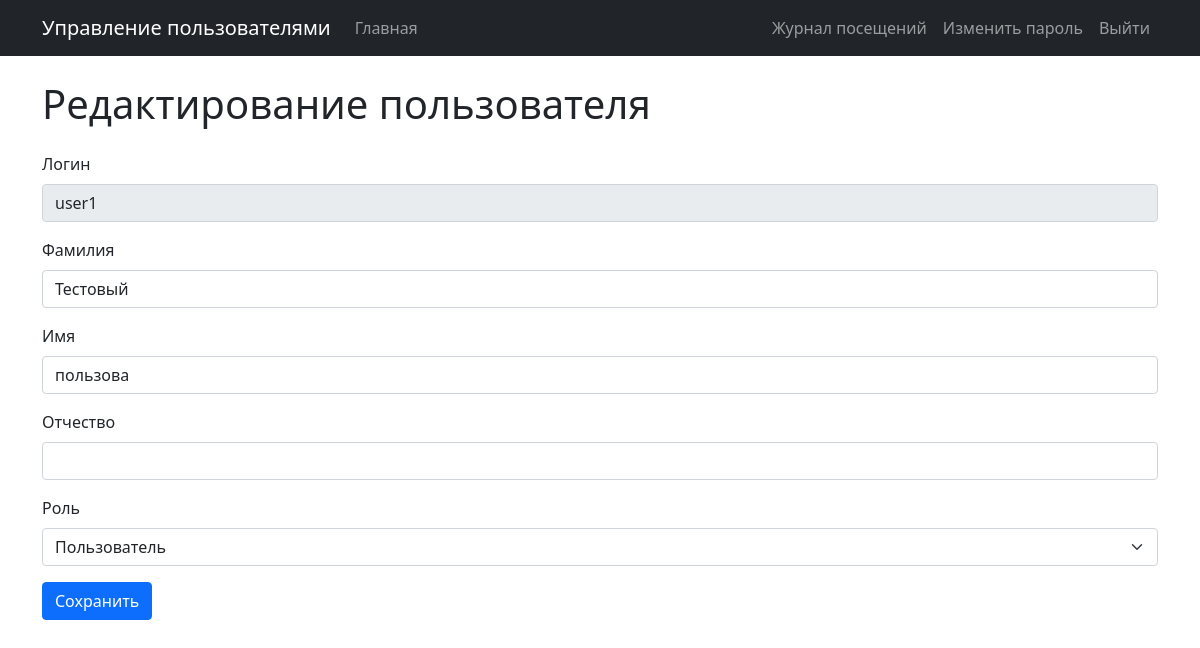
The app's page /users/5/edit (signed in) with its own data.
### tables this page shows
CREATE TABLE users (
            id INTEGER PRIMARY KEY AUTOINCREMENT,
            login TEXT NOT NULL UNIQUE,
            password_hash TEXT NOT NULL,
            last_name TEXT,
            first_name TEXT NOT NULL,
            middle_name TEXT,
            role_id INTEGER,
            created_at TIMESTAMP DEFAULT CURRENT_TIMESTAMP,
            FOREIGN KEY (role_id) REFERENCES roles(id)
        );

CREATE TABLE roles (
            id INTEGER PRIMARY KEY AUTOINCREMENT,
            name TEXT NOT NULL,
            description TEXT
        );

### lab1_template/app/app.py (the view, shortened to what this page needs)
@app.route("/users/<int:user_id>/edit", methods=["GET", "POST"])
@login_required
def edit_user(user_id):
    db = get_db()
    user = db.execute("SELECT * FROM users WHERE id = ?", (user_id,)).fetchone()
    roles = db.execute("SELECT id, name FROM roles").fetchall()
    errors = {}
    if not user:
        flash("Пользователь не найден", "danger")
        return redirect(url_for("index"))
    return render_template("edit_user.html", user=user, roles=roles, errors=errors)

### lab1_template/app/app.py (called while the page is built)
def get_db():
    conn = sqlite3.connect(app.config["DATABASE"])
    conn.row_factory = sqlite3.Row
    return conn

@app.before_request
def log_visit():
    if request.path.startswith("/static/"):
        return
    db = get_db()
    user_id = current_user.id if current_user.is_authenticated else None
    db.execute(
        """
    INSERT INTO visit_logs (path, user_id)
    VALUES (?, ?)
    """,
        (request.path, user_id),
    )
    db.commit()

@login_manager.user_loader
def load_user(user_id):
    db = get_db()
    user_data = db.execute(
        """
    SELECT id, login, password_hash, first_name, last_name, middle_name, role_id, created_at
    FROM users WHERE id = ?
    """,
        (user_id,),
    ).fetchone()
    if user_data:
        return User(
            user_id=user_data["id"],
            login=user_data["login"],
            password_hash=user_data["password_hash"],
            first_name=user_data["first_name"],
            last_name=user_data["last_name"],
            middle_name=user_data["middle_name"],
            role_id=user_data["role_id"],
            created_at=user_data["created_at"],
        )
    return None

    def get_role_name(self):
        db = get_db()
        role = db.execute(
            "SELECT name FROM roles WHERE id = ?", (self.role_id,)
        ).fetchone()
        return role["name"] if role else None

### lab1_template/app/templates/edit_user.html (shortened to what this page needs)
{% extends 'base.html' %}
{% block content %}
<h1 class="mb-4">Редактирование пользователя</h1>
<form method="POST" action="{{ url_for('edit_user', user_id=user['id']) }}">
  <div class="mb-3">
    <label class="form-label">Логин</label>
    <input type="text" class="form-control" value="{{ user['login'] }}" readonly>
  </div>
  <div class="mb-3">
    <label for="last_name" class="form-label">Фамилия</label>
    <input type="text" class="form-control {% if 'last_name' in errors %}is-invalid{% endif %}" id="last_name"
      name="last_name" value="{{ request.form.last_name or user['last_name'] or '' }}">
  </div>
  <div class="mb-3">
    <label for="first_name" class="form-label">Имя</label>
    <input type="text" class="form-control {% if 'first_name' in errors %}is-invalid{% endif %}" id="first_name"
      name="first_name" value="{{ request.form.first_name or user['first_name'] }}" required>
  </div>
  <div class="mb-3">
    <label for="middle_name" class="form-label">Отчество</label>
    <input type="text" class="form-control {% if 'middle_name' in errors %}is-invalid{% endif %}" id="middle_name"
      name="middle_name" value="{{ request.form.middle_name or user['middle_name'] or '' }}">
  </div>
  <div class="mb-3">
    <label for="role_id" class="form-label">Роль</label>
    {% if current_user.role_name == 'Администратор' %}
    <select class="form-select" id="role_id" name="role_id">
      {% for role in roles %}
      <option value="{{ role.id }}" {% if user.role_id==role.id %}selected{% endif %}>
        {{ role.name }}
      </option>
      {% endfor %}
    </select>
    {% else %}
    <input type="text" class="form-control" value="{{ user.role_name or 'Нет роли' }}" readonly>
    {% endif %}
  </div>
  <button type="submit" class="btn btn-primary">Сохранить</button>
</form>
{% endblock %}

### records on screen
users: login "user1", last_name "Тестовый", first_name "пользова", role_id "Пользователь"
